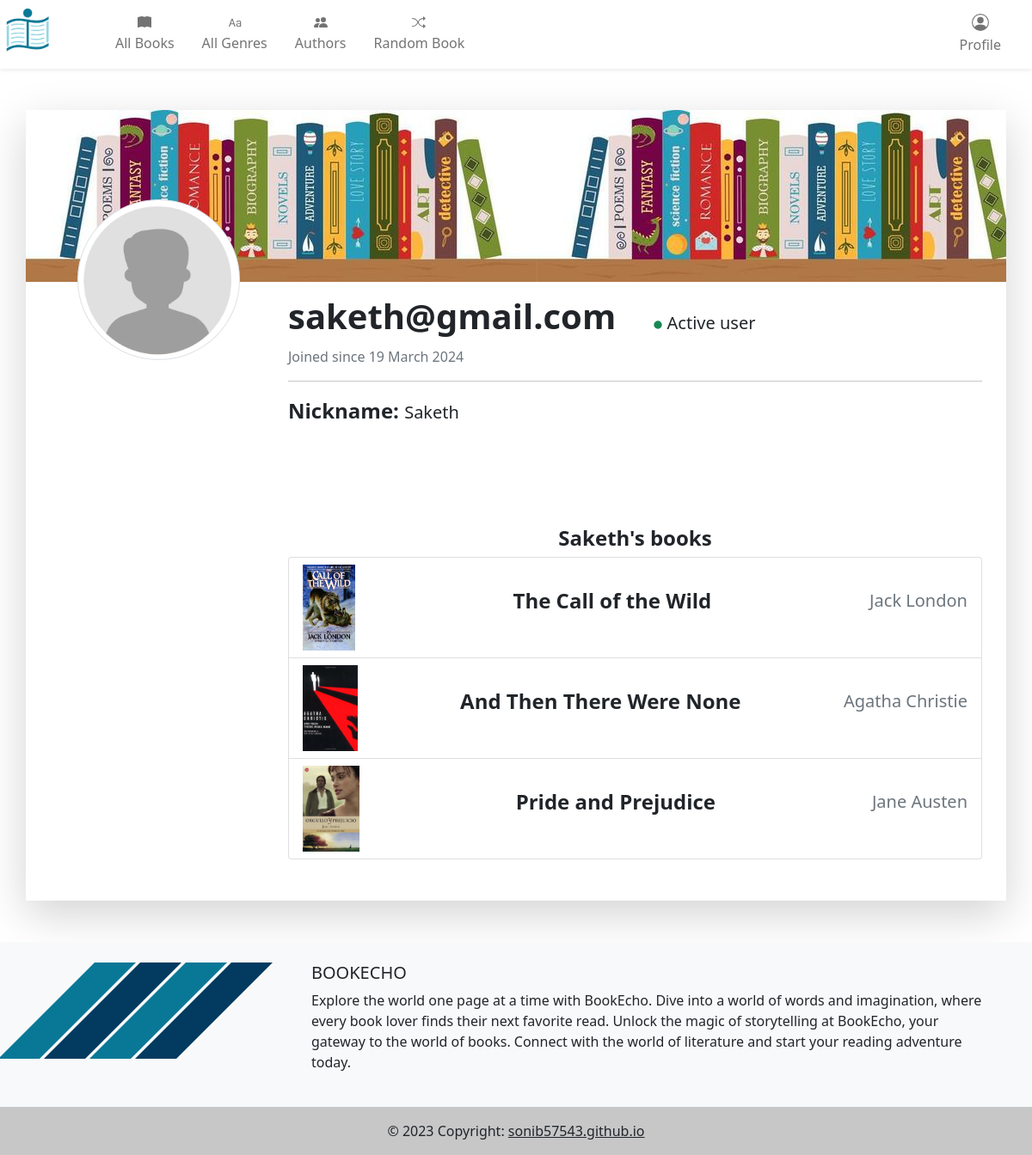
Screenshot of /profile/8 (signed in) with the database file from the repository.
### books/models.py (models this page shows, shortened)
class CustomUser(AbstractBaseUser, PermissionsMixin):
    email = models.EmailField(_('Email address'), unique=True)
    is_staff = models.BooleanField(default=False)
    is_active = models.BooleanField(default=True)
    nickname = models.CharField(_('Nickname'), max_length=30)
    profile_pic = models.ImageField(_('Profile picture'), null=True, blank=True, upload_to='imgs/profile/')
    date_joined = models.DateTimeField(default=timezone.now)
    USERNAME_FIELD = 'email'
    REQUIRED_FIELDS = []
    objects = CustomUserManager()
    class Meta:
        verbose_name = 'User'
        verbose_name_plural = 'Users'
    def __str__(self):
        return self.email

class Book(models.Model):
    title = models.CharField(_('Title'), max_length=255)
    slug = models.SlugField(_('URL'), max_length=255, unique=True)
    author = models.ForeignKey(Author, on_delete=models.CASCADE)
    publication_date = models.DateField()
    description = tinymce_models.HTMLField(_('Description'))
    genres = models.ManyToManyField(Genre)
    book_pic = models.ImageField(_('Picture'), null=True, blank=True, upload_to='imgs/books/')
    class Meta:
        verbose_name = 'Book'
        verbose_name_plural = 'Books'
    def get_absolute_url(self):
        return reverse('book_detail', kwargs={'book_slug': self.slug})

class Author(models.Model):
    name = models.CharField(max_length=100)
    slug = models.SlugField(_('URL'), max_length=255, unique=True)
    biography = tinymce_models.HTMLField(_('Biography'))
    author_pic = models.ImageField(_('Picture'), null=True, blank=True, upload_to='imgs/authors/')
    class Meta:
        verbose_name = 'Author'
        verbose_name_plural = 'Authors'
    def __str__(self):
        return self.name

### books/views.py (the view, shortened to what this page needs)
# urls.py: path('profile/<int:pk>', Profile.as_view(), name='profile'),
class Profile(LoginRequiredMixin, generic.edit.UpdateView):
    model = CustomUser
    template_name = 'books/profile.html'
    context_object_name = 'user_profile'
    fields = ('profile_pic', )
    def get_context_data(self, **kwargs):
        context = super(Profile, self).get_context_data(**kwargs)
        context['form'] = CustomUserChangeForm(initial={'email': self.object.email})
        context['user_book_list'] = UserBookList.objects.get_or_create(user=self.object)[0].books.all()
        return context

### books/templates/books/profile.html (shortened to what this page needs)
{% extends 'books/base.html' %}
{% load static %}
{% block links %}
    <link rel="stylesheet" href="{% static 'books/css/profile.css' %}">
{% endblock %}
{% block content %}
    <div class="container shadow-lg p-0 mb-5 mt-5">
        <div class="col-12 p-0">
            <div class="d-flex bg-image bg-profile" style="background-image: url({% static 'books/imgs/books-banner.jpeg' %});"></div>
        </div>
        <div class="row m-3">
            <div class="col-md-4 col-lg-3 col-xl-3">
                <div class="position-relative d-flex justify-content-center mb-0 mr-auto">
                    {% if user_profile.profile_pic %}
                        <img class="img-thumbnail rounded-circle overflow-h profile-pic" src="{{ user_profile.profile_pic.url }}" alt="Profile picture">
                    {% else %}
                        <img class="img-thumbnail rounded-circle overflow-h profile-pic" src="{% static 'books/imgs/default-profile.png' %}" alt="Profile picture">
                    {% endif %}
                </div>
            </div>
            <div class="col-md-8 col-lg-9 col-xl-9 mb-1 pl-xl-0">
                <div class="px-0 mb-3">
                    <h1 class="d-inline-flex text-break fw-bold">{{ user_profile.email }}</h1>
                    {% if user_profile.is_active %}
                        <span class="fs-5">
                            <svg xmlns="http://www.w3.org/2000/svg" width="50" height="50" fill="currentColor" class="bi bi-dot text-success dot" viewBox="0 0 16 16">
                                <path d="M8 9.5a1.5 1.5 0 1 0 0-3 1.5 1.5 0 0 0 0 3z"/>
                            </svg>
                            Active user
                        </span>
                    {% endif %}
                    <p class="fs-6 text-muted">Joined since {{ user_profile.date_joined|date:'j F Y' }}</p>
                </div>
                <hr>
                <p><span class="fs-4 fw-bold">Nickname: </span><span class="fs-5 fw-normal">{{ user_profile.nickname }}</span></p>
            </div>
            <div class="col-lg-9 offset-lg-3 mt-5 mb-5">
                <h4 class="text-center mt-5 fw-bold">{% if user.id == user_profile.id %} Your books {% else %} {{user_profile.nickname}}'s books {% endif %}</h4>
                {% if user_book_list %}
                    <div class="list-group rounded-1">
                        {% for book in user_book_list %}
                            <a href="{{ book.get_absolute_url }}" class="list-group-item list-group-item-action overflow-scroll">
                                <div class="d-flex justify-content-between align-items-center">
                                    <img style="max-height: 100px;" src="{{ book.book_pic.url }}" alt="{{ book.title }}">
                                    <p class="fw-semibold fs-4 ms-3">{{ book.title }}</p>
                                    <p class="text-muted fs-5 ms-3">{{ book.author }}</p>
                                </div>
                            </a>
                        {% endfor %}
                    </div>
                {% else %}
                    <div class="alert alert-warning shadow-lg text-center" role="alert">
                        <p class="fs-3">{% if user.id == user_profile.id %} You have {% else %} {{user_profile.nickname}} has {% endif %} not added any books yet</p>
                    </div>
                {% endif %}
            </div>
        </div>
    </div>
{% endblock %}

### books/static/books/css/base.css (style rules this page uses)
:root { --blue: #097896; --dark-blue: #023A60; }
html, body { padding: 0; margin: 0; height: 100%; line-height: 1; }

### books/static/books/css/profile.css (style rules this page uses)
.bg-profile { background-repeat: repeat-x; height: 200px; }
.profile-pic { position: absolute; top: -10rem; width: 75%; }
.dot { position: relative; left: 20px; }
@media (max-width: 1399px) { .profile-pic { position: absolute; top: -7rem; width: 75%; } }

### rows the page displays
CustomUser: email "saketh@gmail.com", date_joined "19 March 2024", nickname "Saketh"
Book: book_pic (picture), title "The Call of the Wild", author "Jack London"
Book: book_pic (picture), title "And Then There Were None", author "Agatha Christie"
Book: book_pic (picture), title "Pride and Prejudice", author "Jane Austen"
